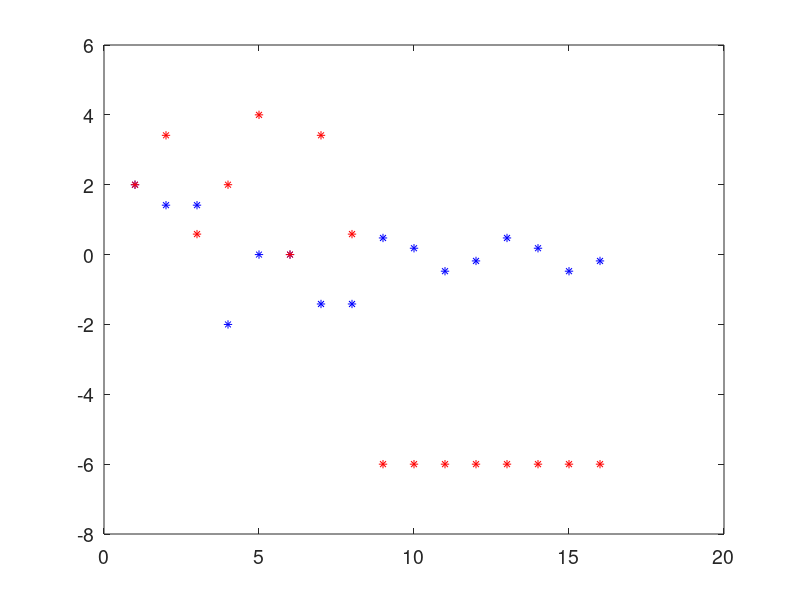
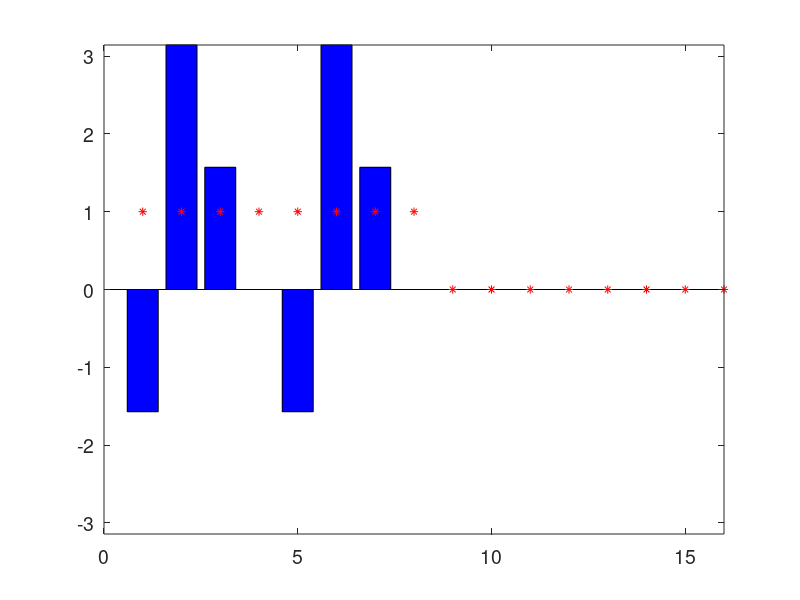

The MATLAB source for these figures, in order: (Note: this script raises an error after producing the figures.)
clc
clear all
close all
Nd = 15; 
t = 1; 
h = - 0.02;
k1 = exp(h); 
k2 = exp(-h); 
g = k1 - k2;

Nr = (Nd + 1)/4;
F0 = sparse(zeros(Nr, Nr));
E1 = sparse(fliplr(diag([k2 0.0*k1 0.0*k1 k1])));
E2 = sparse(fliplr(0*diag([k1 k1 k1 k1])));
D1 = diag(-g*1i*ones(1,Nr)) + diag(k1*ones(1,Nr-1), 1) + diag(k2*ones(1,Nr-1), -1);
D2 = diag(-g*1i*ones(1,Nr)) + diag(k2*ones(1,Nr-1), 1) + diag(k1*ones(1,Nr-1), -1);
D3 = diag(3*g*1i*ones(1,Nr)) + diag(0.3*k1*ones(1,Nr-1), 1) + diag(0.3*k1*ones(1,Nr-1), -1);
H = sparse([D1 E1 F0 F0;
            E1 D1 E2 F0;
            F0 E2 D3 E2;
            F0 F0 E2 D3]);

% H = sparse([D1 E1;
%             E1 D1;
%             ]);

[V, A] = eig(full(H));
lam = diag(A);
% [~, idx] = sort(real(lam));
% lam1 = lam(idx);
figure
plot(real(lam),'b*')
hold on
plot(imag(lam)*50,'r*')
set(gcf, 'Position', [00, 00, 350, 300])
% axis([0 Nd + 1 -2.5 2.5])
set(gca,'FontSize', 14) % Font Size
Lasing = find(imag(diag(V)) > 0);
Lasing=5

bn = 5
figure
bar(angle(V(:,bn)),'b')
hold on
plot(abs(V(:,bn))/max(abs(V(:,bn))),'r*')
set(gcf, 'Position', [00, 00, 350, 300])
set(gca,'FontSize', 14) % Font Size
axis([0 Nd + 1 -pi pi])


Intensity = abs(V(:, Lasing)) .* abs(V(:, Lasing));
Intensity = Intensity ./ max(Intensity);
Phase = angle(V(:, Lasing));
Nall = sqrt(Nd+1);
for k = 1:1:Nall

    if mod(k, 2)
        RT(k, :) = Intensity((k - 1) * Nall + (1:Nall));
    else
        RT(k, :) = fliplr(Intensity((k - 1) * Nall + (1:Nall))');
    end

end

for k = 1:1:Nall

    if mod(k, 2)
        RA(k, :) = Phase((k - 1) * Nall + (1:Nall));
    else
        RA(k, :) = fliplr(Phase((k - 1) * Nall + (1:Nall))');
    end

end

plotring(RT, [0 1.2])
% % 
% % figure;
% % imagesc(RT);
% % colorbar;
% % set(gcf, 'Position', [00, 00, 400, 300]);
% % set(gca, 'FontSize', 14);
% % 
% % figure;
% % imagesc(RA, [-pi pi]);
% % colormap([0.5 0.5 0.5; 0 1 1; 0 1 0; 1 0.5 0; 0.5 0.5 0.5]);
% % % colormap 'flag'
% % colorbar;

% bn = 9;
% figure
% bar(angle(V(:,bn)),'b')
% hold on
% plot(abs(V(:,bn))/max(abs(V(:,bn))),'r*')
% set(gcf, 'Position', [00, 00, 350, 300])
% set(gca,'FontSize', 14) % Font Size
% axis([0 Nd + 1 -pi pi])
% phi = linspace(2*pi/(Nd + 1),2*pi,Nd + 1);
% phi2 = circshift(phi,1);
% xRing = [cos(phi);cos(phi)*1.5;cos(phi2)*1.5;cos(phi2)];
% yRing = [sin(phi);sin(phi)*1.5;sin(phi2)*1.5;sin(phi2)];
% ringData = angle(V(:,bn));
% figure
% patch(xRing,yRing,ringData, 'Edgecolor','none');
% set(gca,'cLim',[-pi pi]);
% axis square
%  axis off
% set(gcf,'color','w');
% colormap('hsv')
% colorbar
